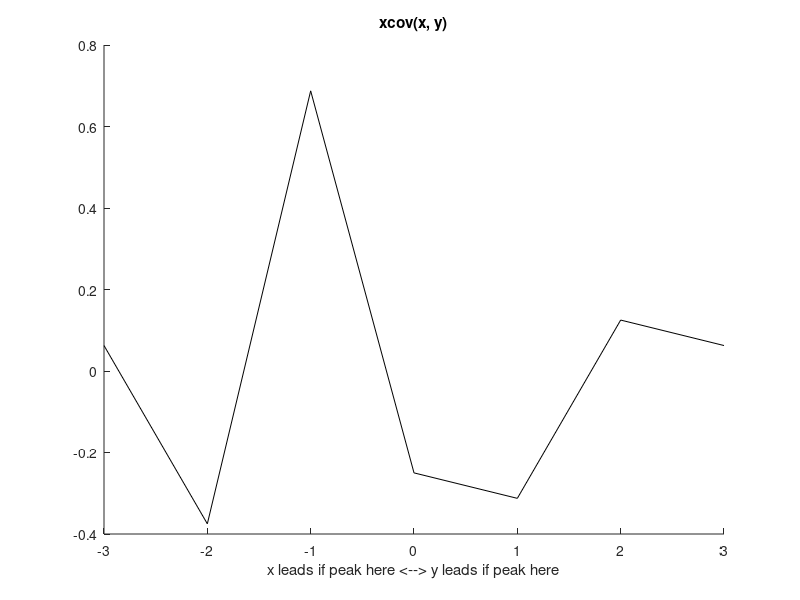

Recreate this plot in MATLAB.
x = [0 1 0 0];
y = [0 0 1 0];

[cc, lags] = xcov(x, y);

figure; hold on;
plot(lags, cc, 'k');

title('xcov(x, y)');
xlabel('x leads if peak here <--> y leads if peak here');
